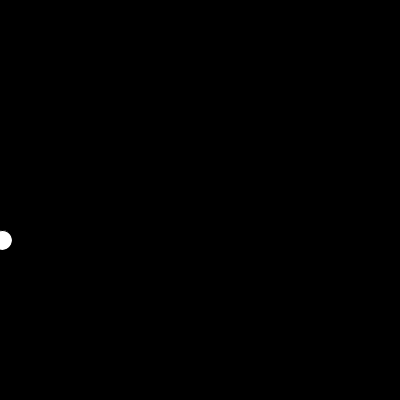
Frame 1 (no input)
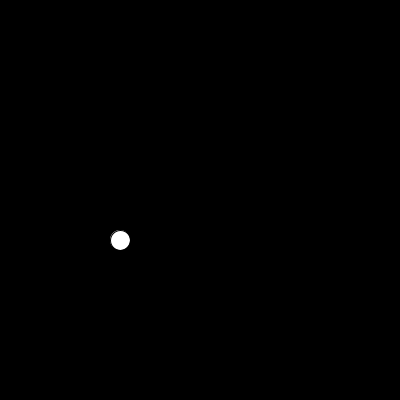
Frame 60 (the mouse pressed at the canvas centre just before this capture)
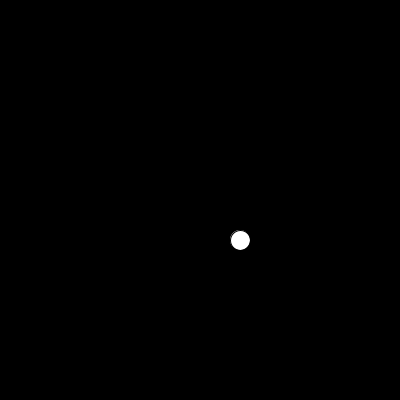
Frame 120 (the mouse held since frame 60 and released just before this capture)

The Processing sketch that drew these frames (run headless with seeded random() and noise(); from frame 60 on, the mouse is pressed at the canvas centre):

// Processing sketch: fancy_bouncing_ball
// ── fancy_bouncing_ball.pde
int b = 0; // bounce
int step = 2;

void setup() {
  size(400, 400);
}

void draw() {
  background(0);

  // bouncing
  b = b + step;
  if (b > width || b < 0) {
    step = -step;
  }
  
  //      x, y, w, h 
  ellipse(b, height/2 + 40, 20, 20);
}
